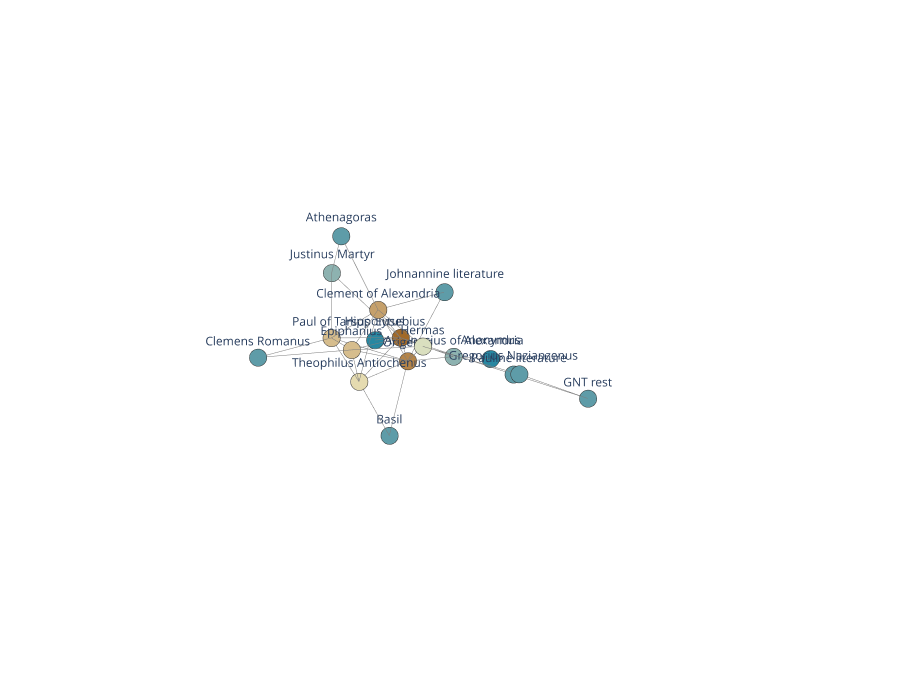

The code cell stored with this chart in its notebook:
### Code cell
textnet.draw_3d_network(G)
